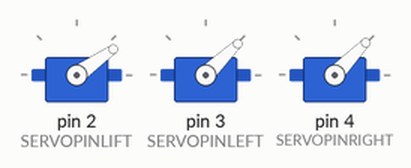
Recording of a sketch running on a simulated Arduino Uno, built with avr-gcc and run on an emulated ATmega328P. On the bench: 3 × servo.

Above: at 1.1 s.
At 2.6 s:
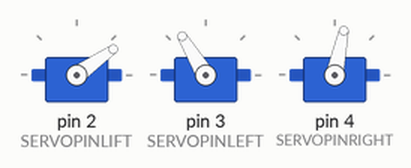
At 3.35 s:
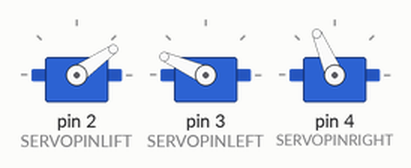
At 4.15 s:
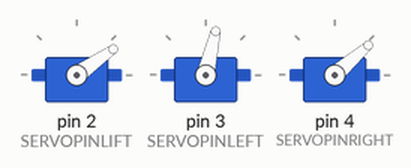
At 6.3 s:
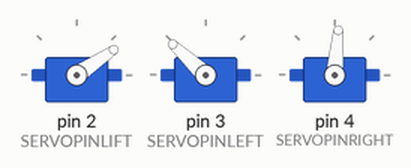
At 8.3 s:
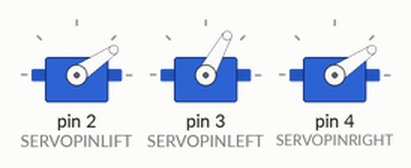
Timing chart, 0 to 10.5 s (numbered marks = the images above):
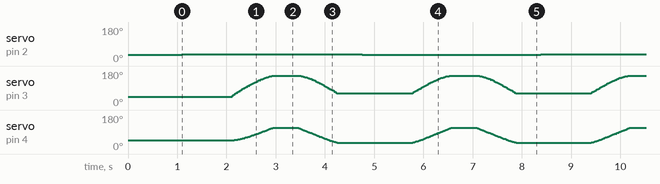

Measured:
- by itself, servo on pin 2 (SERVOPINLIFT): alternates 35° for 3.6 s and 34° for 3.6 s

The sketch:

plotclock_hari.ino
```cpp
// Plotclock
// cc - by Johannes Heberlein 2014
// v 1.02
// thingiverse.com/joo   wiki.fablab-nuernberg.de
// units: mm; microseconds; radians
// origin: bottom left of drawing surface
// time library see http://playground.arduino.cc/Code/time
// RTC  library see http://playground.arduino.cc/Code/time
//               or http://www.pjrc.com/teensy/td_libs_DS1307RTC.html
// Change log:
// 1.01  Release by joo at https://github.com/9a/plotclock
// 1.02  Additional features implemented by Dave:
//       - added ability to calibrate servofaktor seperately for left and right servos
//       - added code to support DS1307, DS1337 and DS3231 real time clock chips
//       - see http://www.pjrc.com/teensy/td_libs_DS1307RTC.html for how to hook up the real time clock

// delete or mark the next line as comment if you don't need these
#define CALIBRATION      // enable calibration mode
//#define REALTIMECLOCK    // enable real time clock

// Zero-position of left and right servo
// When in calibration mode, adjust the NULL-values so that the servo arms are at all times parallel
// either to the X or Y axis
#define SERVOLEFTNULL 2150 //Hari:2200. Orig:2250 pointing left pos. larger# = COUNTER clockwise
#define SERVORIGHTNULL 850 //Hari:600.  Orig:920 Smaller# = clockwise

// When in calibration mode, adjust the following factor until the servos move exactly 90 degrees
#define SERVOFAKTORLEFT 620 // 650. vertical-ness of left servo.  Larger # = more clockwise
#define SERVOFAKTORRIGHT 520 // 650. vertical-ness of right servo. Larger # = more COUNTER clockwise

#define SERVOPINLIFT  2
#define SERVOPINLEFT  3
#define SERVOPINRIGHT 4

// lift positions of lifting servo
#define LIFT0 1320 // Hari:1220. Orig:1080 on drawing surface -- Larger# = closer to surface
#define LIFT1 1220  // Hari:1055. Orig:925  between numbers (park pen inside sweeper)
#define LIFT2 900  // Hari:800.  Orig:725  lift above the sweeper

// speed of lifting arm, higher is slower
#define LIFTSPEED 1500

// length of arms
#define L1 35
#define L2 55.1
#define L3 13.2

// origin points of left and right servo
#define O1X 22
#define O1Y -25
#define O2X 47
#define O2Y -25

#include <Time.h> // see http://playground.arduino.cc/Code/time
#include <Servo.h>

double parkX = 77; //74.2;
double parkY = 40; //47.5; Smaller# = closer to servo

double midX = parkX / 2;
double midY = parkY;

#ifdef REALTIMECLOCK
// for instructions on how to hook up a real time clock,
// see here -> http://www.pjrc.com/teensy/td_libs_DS1307RTC.html
// DS1307RTC works with the DS1307, DS1337 and DS3231 real time clock chips.
// Please run the SetTime example to initialize the time on new RTC chips and begin running.

  #include <Wire.h>
  #include <DS1307RTC.h> // see http://playground.arduino.cc/Code/time
#endif

Servo servo1;  //
Servo servo2;  //
Servo servo3;  //

int servoLift = LIFT2; // Initially set  orig:1500;


volatile double lastX = 75;
volatile double lastY = 47.5;

int last_min = 0;

void setup()
{
#ifdef REALTIMECLOCK
  Serial.begin(9600);
  //while (!Serial) { ; } // wait for serial port to connect. Needed for Leonardo only

  // Set current time only the first to values, hh,mm are needed
  tmElements_t tm;
  if (RTC.read(tm))
  {
    setTime(tm.Hour,tm.Minute,tm.Second,tm.Day,tm.Month,tm.Year);
    Serial.println("DS1307 time is set OK.");
  }
  else
  {
    if (RTC.chipPresent())
    {
      Serial.println("DS1307 is stopped.  Please run the SetTime example to initialize the time and begin running.");
    }
    else
    {
      Serial.println("DS1307 read error!  Please check the circuitry.");
    }
    // Set current time only the first to values, hh,mm are needed
    setTime(19,38,0,0,0,0);
  }
#else
  // Set current time only the first to values, hh,mm are needed
  setTime(10,45,0,0,0,0);
#endif

  //-- Set initial positions BEFORE attaching servos --
  lift(2);
  drawTo(parkX, parkY);
  servo1.attach(SERVOPINLIFT);  //  lifting servo
  servo2.attach(SERVOPINLEFT);  //  left servo
  servo3.attach(SERVOPINRIGHT);  //  right servo
  delay(1000); // Wait a second to verify that we're above the eraser well

  if (false) {
  //-- verify that the pen is parked inside the eraser well --
  lift(1);
  delay(2000);

  //-- Move pen to middle of drawing surface --
  lift(2); // Lift pen above eraser well
  drawTo(midX, midY); // Move to drawing area
  lift(1);  delay(2000); // Pen should be just above the surface now
  lift(0);  delay(2000); // Pen should be ON the surface now

  //-- Park pen again --
  lift(2);
  drawTo(parkX, parkY);
  lift(1);
  delay(2000);
  }
}

void loop()
{

#ifdef CALIBRATION

//  drawTo(parkX, parkY);
//  lift(0);  delay(3000); // 0 = pen is on writing surface
//  lift(1);  delay(1000); // 1 = lift pen (height when pen is parked in eraser well)
  lift(2);  delay(1000); // 2 = lift above eraser

  // Servohorns will have 90° between movements, parallel to x and y axis
  drawTo(-3, 29.2);
  delay(500);
  drawTo(74.1, 28);
  delay(500);

#else


  //if (last_min != minute())
  {

    //-- We release servos every cycle to keep them from buzzing, so re-attach them before drawing --
    if (!servo1.attached()) servo1.attach(SERVOPINLIFT);
    if (!servo2.attached()) servo2.attach(SERVOPINLEFT);
    if (!servo3.attached()) servo3.attach(SERVOPINRIGHT);

    int currentHour = hour();
    int hour1 = currentHour/10;
    int hour2 = currentHour % 10;

    int currentMin = minute();
    int min1 = currentMin/10;
    int min2 = currentMin % 10;

    //-- Erase --
    number(3, 3, 111, 1);   // 111 = Erase

    //-- Hours --
    number(5, 25,  hour1, 0.9);  // ?h:mm
    number(19, 25, hour2, 0.9);  // h?:mm

    //-- Colon --
    number(28, 25, 11, 0.9); // 11=Colon

    //-- Minutes --
    number(34, 25, min1, 0.9); // hh:?m
    number(48, 25, min2, 0.9); // hh:m?

    //-- Park Pen --
    lift(2); // Lift above the eraser
    drawTo(parkX, parkY); // Go to eraser park position
    lift(1); // Insert pen in eraser well

    last_min = currentMin;

    //-- Release servos --
    delay(1000);
    servo1.detach();
    servo2.detach();
    servo3.detach();

    delay(10000); // demo mode :-)
  }

#endif

}

// Writing numeral with bx by being the bottom left originpoint. Scale 1 equals a 20 mm high font.
// The structure follows this principle: move to first startpoint of the numeral, lift down, draw numeral, lift up
void number(float bx, float by, int num, float scale) {

  switch (num) {

  case 0:
    drawTo(bx + 12 * scale, by + 6 * scale);
    lift(0);
    bogenGZS(bx + 7 * scale, by + 10 * scale, 10 * scale, -0.8, 6.7, 0.5);
    lift(1);
    break;
  case 1:

    drawTo(bx + 3 * scale, by + 15 * scale);
    lift(0);
    drawTo(bx + 10 * scale, by + 20 * scale);
    drawTo(bx + 10 * scale, by + 0 * scale);
    lift(1);
    break;
  case 2:
    drawTo(bx + 2 * scale, by + 12 * scale);
    lift(0);
    bogenUZS(bx + 8 * scale, by + 14 * scale, 6 * scale, 3, -0.8, 1);
    drawTo(bx + 1 * scale, by + 0 * scale);
    drawTo(bx + 12 * scale, by + 0 * scale);
    lift(1);
    break;
  case 3:
    drawTo(bx + 2 * scale, by + 17 * scale);
    lift(0);
    bogenUZS(bx + 5 * scale, by + 15 * scale, 5 * scale, 3, -2, 1);
    bogenUZS(bx + 5 * scale, by + 5 * scale, 5 * scale, 1.57, -3, 1);
    lift(1);
    break;
  case 4:
    drawTo(bx + 10 * scale, by + 0 * scale);
    lift(0);
    drawTo(bx + 10 * scale, by + 20 * scale);
    drawTo(bx + 2 * scale, by + 6 * scale);
    drawTo(bx + 12 * scale, by + 6 * scale);
    lift(1);
    break;
  case 5:
    drawTo(bx + 2 * scale, by + 5 * scale);
    lift(0);
    bogenGZS(bx + 5 * scale, by + 6 * scale, 6 * scale, -2.5, 2, 1);
    drawTo(bx + 5 * scale, by + 20 * scale);
    drawTo(bx + 12 * scale, by + 20 * scale);
    lift(1);
    break;
  case 6:
    drawTo(bx + 2 * scale, by + 10 * scale);
    lift(0);
    bogenUZS(bx + 7 * scale, by + 6 * scale, 6 * scale, 2, -4.4, 1);
    drawTo(bx + 11 * scale, by + 20 * scale);
    lift(1);
    break;
  case 7:
    drawTo(bx + 2 * scale, by + 20 * scale);
    lift(0);
    drawTo(bx + 12 * scale, by + 20 * scale);
    drawTo(bx + 2 * scale, by + 0);
    lift(1);
    break;
  case 8:
    drawTo(bx + 5 * scale, by + 10 * scale);
    lift(0);
    bogenUZS(bx + 5 * scale, by + 15 * scale, 5 * scale, 4.7, -1.6, 1);
    bogenGZS(bx + 5 * scale, by + 5 * scale, 5 * scale, -4.7, 2, 1);
    lift(1);
    break;

  case 9:
    drawTo(bx + 9 * scale, by + 11 * scale);
    lift(0);
    bogenUZS(bx + 7 * scale, by + 15 * scale, 5 * scale, 4, -0.5, 1);
    drawTo(bx + 5 * scale, by + 0);
    lift(1);
    break;

  case 111: // Erase

    lift(1);
    drawTo(70, 46);
    drawTo(65, 43);

    drawTo(65, 49);
    drawTo(5, 49);
    drawTo(5, 45);
    drawTo(65, 45);
    drawTo(65, 40);

    drawTo(5, 40);
    drawTo(5, 35);
    drawTo(65, 35);
    drawTo(65, 30);

    drawTo(5, 30);
    drawTo(5, 25);
    drawTo(65, 25);
    drawTo(65, 20);

    drawTo(5, 20);
    drawTo(60, 44);

    drawTo(parkX, parkY);
    delay(2000);
    lift(2);

    break;

  case 11: // Colon
    drawTo(bx + 5 * scale, by + 15 * scale);
    lift(0);
    bogenGZS(bx + 5 * scale, by + 15 * scale, 0.1 * scale, 1, -1, 1);
    lift(1);
    drawTo(bx + 5 * scale, by + 5 * scale);
    lift(0);
    bogenGZS(bx + 5 * scale, by + 5 * scale, 0.1 * scale, 1, -1, 1);
    lift(1);
    break;

  }
}


void lift(char lift) {
  int desiredServoPos;
  switch (lift) {
    case 0: desiredServoPos = LIFT0; break;
    case 1: desiredServoPos = LIFT1; break;
    case 2: desiredServoPos = LIFT2; break;
  }

  if (servoLift >= desiredServoPos) {
    while (servoLift >= desiredServoPos) {
      servoLift--;
      servo1.writeMicroseconds(servoLift);
      delayMicroseconds(LIFTSPEED);
    }
  }
  else {
    while (servoLift <= desiredServoPos) {
      servoLift++;
      servo1.writeMicroseconds(servoLift);
      delayMicroseconds(LIFTSPEED);
    }
  }
}


void bogenUZS(float bx, float by, float radius, int start, int ende, float sqee) {
  float inkr = -0.05;
  float count = 0;

  do {
    drawTo(sqee * radius * cos(start + count) + bx,
    radius * sin(start + count) + by);
    count += inkr;
  }
  while ((start + count) > ende);

}

void bogenGZS(float bx, float by, float radius, int start, int ende, float sqee) {
  float inkr = 0.05;
  float count = 0;

  do {
    drawTo(sqee * radius * cos(start + count) + bx,
    radius * sin(start + count) + by);
    count += inkr;
  }
  while ((start + count) <= ende);
}


void drawTo(double pX, double pY) {
  double dx, dy, c;
  int i;

  // dx dy of new point
  dx = pX - lastX;
  dy = pY - lastY;
  //path lenght in mm, times 4 equals 4 steps per mm
  c = floor(4 * sqrt(dx * dx + dy * dy));

  if (c < 1) c = 1;

  for (i = 0; i <= c; i++) {
    // draw line point by point
    set_XY(lastX + (i * dx / c), lastY + (i * dy / c));

  }

  lastX = pX;
  lastY = pY;
}

double return_angle(double a, double b, double c) {
  // cosine rule for angle between c and a
  return acos((a * a + c * c - b * b) / (2 * a * c));
}

void set_XY(double Tx, double Ty)
{
  delay(1);
  double dx, dy, c, a1, a2, Hx, Hy;

  // calculate triangle between pen, servoLeft and arm joint
  // cartesian dx/dy
  dx = Tx - O1X;
  dy = Ty - O1Y;

  // polar lemgth (c) and angle (a1)
  c = sqrt(dx * dx + dy * dy); //
  a1 = atan2(dy, dx); //
  a2 = return_angle(L1, L2, c);

  servo2.writeMicroseconds(floor(((a2 + a1 - M_PI) * SERVOFAKTORLEFT) + SERVOLEFTNULL));

  // calculate joinr arm point for triangle of the right servo arm
  a2 = return_angle(L2, L1, c);
  Hx = Tx + L3 * cos((a1 - a2 + 0.621) + M_PI); //36,5°
  Hy = Ty + L3 * sin((a1 - a2 + 0.621) + M_PI);

  // calculate triangle between pen joint, servoRight and arm joint
  dx = Hx - O2X;
  dy = Hy - O2Y;

  c = sqrt(dx * dx + dy * dy);
  a1 = atan2(dy, dx);
  a2 = return_angle(L1, (L2 - L3), c);

  servo3.writeMicroseconds(floor(((a1 - a2) * SERVOFAKTORRIGHT) + SERVORIGHTNULL));

}
```
